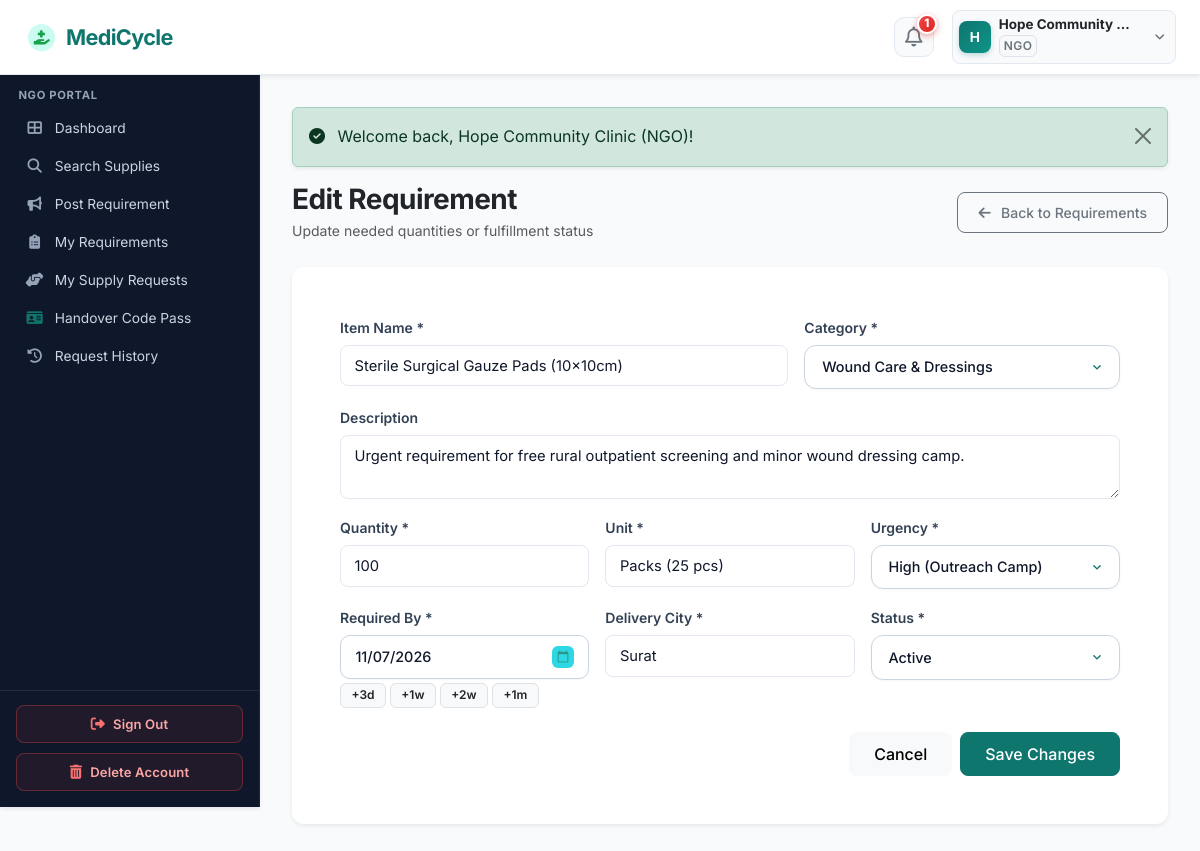
Screenshot of /ngo/edit-requirement.php?id=1 (signed in) with the database file from the repository.
### tables this page shows
CREATE TABLE `organizations` (
  `id` int(11) NOT NULL AUTO_INCREMENT,
  `user_id` int(11) NOT NULL,
  `organization_name` varchar(150) NOT NULL,
  `organization_type` varchar(100) NOT NULL,
  `license_number` varchar(100) DEFAULT NULL,
  `address` text NOT NULL,
  `city` varchar(100) NOT NULL,
  `state` varchar(100) NOT NULL,
  `pincode` varchar(20) NOT NULL,
  `verification_status` enum('pending','verified','rejected') DEFAULT 'pending',
  `verification_notes` text DEFAULT NULL,
  `created_at` timestamp NOT NULL DEFAULT current_timestamp(),
  `updated_at` timestamp NOT NULL DEFAULT current_timestamp() ON UPDATE current_timestamp(),
  PRIMARY KEY (`id`),
  KEY `fk_org_user` (`user_id`),
  KEY `idx_org_city` (`city`),
  KEY `idx_org_status` (`verification_status`),
  CONSTRAINT `fk_org_user` FOREIGN KEY (`user_id`) REFERENCES `users` (`id`) ON DELETE CASCADE
);

CREATE TABLE `users` (
  `id` int(11) NOT NULL AUTO_INCREMENT,
  `name` varchar(100) NOT NULL,
  `email` varchar(100) NOT NULL,
  `password` varchar(255) NOT NULL,
  `phone` varchar(20) NOT NULL,
  `role` enum('admin','supplier','ngo','delivery') NOT NULL,
  `email_verified` tinyint(1) DEFAULT 1,
  `status` enum('active','inactive','suspended','pending') DEFAULT 'active',
  `created_at` timestamp NOT NULL DEFAULT current_timestamp(),
  `updated_at` timestamp NOT NULL DEFAULT current_timestamp() ON UPDATE current_timestamp(),
  PRIMARY KEY (`id`),
  UNIQUE KEY `email` (`email`),
  KEY `idx_user_role` (`role`),
  KEY `idx_user_status` (`status`)
);

CREATE TABLE `requirements` (
  `id` int(11) NOT NULL AUTO_INCREMENT,
  `organization_id` int(11) NOT NULL,
  `category_id` int(11) NOT NULL,
  `supply_name` varchar(150) NOT NULL,
  `required_quantity` int(11) NOT NULL,
  `unit` varchar(50) NOT NULL DEFAULT 'Units',
  `urgency` enum('Low','Medium','High','Critical') DEFAULT 'Medium',
  `required_by` date NOT NULL,
  `city` varchar(100) NOT NULL,
  `description` text DEFAULT NULL,
  `status` enum('Active','Fulfilled','Cancelled') DEFAULT 'Active',
  `fulfilled_by_supplier_id` int(11) DEFAULT NULL,
  `handover_code` varchar(30) DEFAULT NULL,
  `fulfilled_at` datetime DEFAULT NULL,
  `created_at` timestamp NOT NULL DEFAULT current_timestamp(),
  `updated_at` timestamp NOT NULL DEFAULT current_timestamp() ON UPDATE current_timestamp(),
  PRIMARY KEY (`id`),
  KEY `fk_req_org` (`organization_id`),
  KEY `fk_req_category` (`category_id`),
  KEY `idx_req_status` (`status`),
  KEY `idx_req_urgency` (`urgency`),
  KEY `idx_req_city` (`city`),
  CONSTRAINT `fk_req_category` FOREIGN KEY (`category_id`) REFERENCES `categories` (`id`),
  CONSTRAINT `fk_req_org` FOREIGN KEY (`organization_id`) REFERENCES `users` (`id`) ON DELETE CASCADE
);

CREATE TABLE `categories` (
  `id` int(11) NOT NULL AUTO_INCREMENT,
  `category_name` varchar(100) NOT NULL,
  `description` text DEFAULT NULL,
  `icon` varchar(50) DEFAULT 'fa-box-medical',
  `status` enum('active','inactive') DEFAULT 'active',
  `created_at` timestamp NOT NULL DEFAULT current_timestamp(),
  PRIMARY KEY (`id`),
  UNIQUE KEY `category_name` (`category_name`)
);

### ngo/edit-requirement.php (the view, shortened to what the rows shown need)
<?php
require_once __DIR__ . '/../config/config.php';
require_role('ngo');
$userId = $_SESSION['user_id'];
$reqId = (int)($_GET['id'] ?? 0);
$stmt = $pdo->prepare("SELECT * FROM requirements WHERE id = ? AND organization_id = ? LIMIT 1");
$stmt->execute([$reqId, $userId]);
$requirement = $stmt->fetch();
$categories = $pdo->query("SELECT * FROM categories ORDER BY category_name ASC")->fetchAll();
$formData = [
    'supply_name' => $requirement['supply_name'],
    'category_id' => $requirement['category_id'],
    'required_quantity' => $requirement['required_quantity'],
    'unit' => $requirement['unit'],
    'urgency' => $requirement['urgency'],
    'required_by' => $requirement['required_by'],
    'city' => $requirement['city'],
    'description' => $requirement['description'],
    'status' => $requirement['status']
];
include __DIR__ . '/../includes/header.php';
include __DIR__ . '/../includes/navbar.php';
?>
<div class="app-container">
    <?php include __DIR__ . '/../includes/sidebar.php'; ?>
    <div class="app-content">
        <div class="card border-0 shadow-sm">
            <div class="card-body p-4 p-md-5">
                <form action="<?php echo BASE_URL; ?>/ngo/edit-requirement.php?id=<?php echo $reqId; ?>" method="POST" class="needs-validation" novalidate>
                    <div class="row g-3 mb-4">
                        <div class="col-md-7">
                            <label class="form-label small fw-semibold">Item Name *</label>
                            <input type="text" class="form-control" name="supply_name" value="<?php echo e($formData['supply_name']); ?>" required>
                        </div>
                        <div class="col-md-5">
                            <label class="form-label small fw-semibold">Category *</label>
                            <select class="form-select" name="category_id" required>
                                <?php foreach ($categories as $cat): ?>
                                    <option value="<?php echo $cat['id']; ?>" <?php echo $formData['category_id'] == $cat['id'] ? 'selected' : ''; ?>>
                                        <?php echo e($cat['category_name']); ?>
                                    </option>
                                <?php endforeach; ?>
                            </select>
                        </div>
                        <div class="col-12">
                            <label class="form-label small fw-semibold">Description</label>
                            <textarea class="form-control" name="description" rows="2"><?php echo e($formData['description']); ?></textarea>
                        </div>
                        <div class="col-md-4">
                            <label class="form-label small fw-semibold">Quantity *</label>
                            <input type="number" class="form-control" name="required_quantity" value="<?php echo e($formData['required_quantity']); ?>" min="1" required>
                        </div>
                        <div class="col-md-4">
                            <label class="form-label small fw-semibold">Unit *</label>
                            <input type="text" class="form-control" name="unit" value="<?php echo e($formData['unit']); ?>" required>
                        </div>
                        <div class="col-md-4">
                            <label class="form-label small fw-semibold">Urgency *</label>
                            <select class="form-select" name="urgency" required>
                                <option value="High" <?php echo $formData['urgency'] === 'High' ? 'selected' : ''; ?>>High (Outreach Camp)</option>
                            </select>
                        </div>
                        <div class="col-md-4">
                            <label class="form-label small fw-semibold">Required By *</label>
                            <input type="date" class="form-control" id="edit_required_by" name="required_by" value="<?php echo e($formData['required_by']); ?>" required>
                            <div class="d-flex flex-wrap gap-1 mt-1">
                                <span class="badge bg-light text-dark border cursor-pointer" role="button" onclick="setEditDays(3)">+3d</span>
                                <span class="badge bg-light text-dark border cursor-pointer" role="button" onclick="setEditDays(7)">+1w</span>
                                <span class="badge bg-light text-dark border cursor-pointer" role="button" onclick="setEditDays(14)">+2w</span>
                                <span class="badge bg-light text-dark border cursor-pointer" role="button" onclick="setEditDays(30)">+1m</span>
                            </div>
                        </div>
                        <div class="col-md-4">
                            <label class="form-label small fw-semibold">Delivery City *</label>
                            <input type="text" class="form-control" name="city" value="<?php echo e($formData['city']); ?>" required>
                        </div>
                        <div class="col-md-4">
                            <label class="form-label small fw-semibold">Status *</label>
                            <select class="form-select" name="status" required>
                                <option value="Active" <?php echo $formData['status'] === 'Active' ? 'selected' : ''; ?>>Active</option>
                            </select>
                        </div>
                    </div>
                </form>
            </div>
        </div>
    </div>
</div>
<?php include __DIR__ . '/../includes/footer.php'; ?>

### includes/navbar.php (shortened to what the rows shown need)
<?php
$currentUser = current_user();
$unreadNotifCount = 0;
if ($currentUser && isset($pdo)) {
    $unreadNotifCount = get_unread_notifications_count($pdo, $currentUser['id']);
}
$inPortal = (bool)preg_match('#/(supplier|ngo|delivery)/#i', $_SERVER['PHP_SELF'] ?? '');
?>
<nav class="navbar navbar-expand-lg navbar-medicycle sticky-top shadow-sm">
    <div class="container-fluid px-2 px-sm-3 px-lg-4 d-flex align-items-center justify-content-between">
        <?php if ($inPortal): ?>
            <div class="d-flex align-items-center gap-1 gap-sm-2 gap-md-3">
                <div class="dropdown position-relative">
                    <button type="button" class="btn notif-icon-btn position-relative" id="notifDropdown" aria-expanded="false" title="Notifications" onclick="togglePortalDropdown('notifDropdownMenu', event)">
                        <i class="far fa-bell fs-5 text-secondary"></i>
                        <?php if ($unreadNotifCount > 0): ?>
                            <span class="notif-pulse-badge">
                                <?php echo $unreadNotifCount; ?>
                            </span>
                        <?php endif; ?>
                    </button>
                </div>
                <?php
                $displayName = $currentUser['name'] ?? ($_SESSION['user_name'] ?? 'User');
                $displayRole = $currentUser['role'] ?? ($_SESSION['role'] ?? '');
                ?>
                <div class="dropdown position-relative">
                    <button type="button" class="btn user-profile-capsule d-flex align-items-center gap-1 gap-sm-2 text-dark shadow-2xs" id="userDropdown" aria-expanded="false" onclick="togglePortalDropdown('userDropdownMenu', event)">
                        <div class="user-avatar-circle">
                            <?php echo strtoupper(substr($displayName, 0, 1)); ?>
                        </div>
                        <div class="text-start pe-1 user-profile-info">
                            <span class="d-block fw-bold text-dark leading-tight user-profile-name"><?php echo e($displayName); ?></span>
                            <?php if ($displayRole): ?>
                                <span class="badge text-uppercase text-secondary bg-light border p-1 user-profile-role d-none d-sm-inline-block"><?php echo strtoupper(e($displayRole)); ?></span>
                            <?php endif; ?>
                        </div>
                        <i class="fas fa-chevron-down text-muted small ms-1" style="font-size:0.62rem;"></i>
                    </button>
                </div>
            </div>
        <?php endif; ?>
    </div>
</nav>

### includes/sidebar.php (shortened to what the rows shown need)
<?php
$currentUser = current_user();
$currentScript = basename($_SERVER['PHP_SELF']);
if (!function_exists('is_active_link')) {
    function is_active_link($script, $dir = null) {
        global $currentScript, $currentDir;
        return ($currentScript === $script) ? 'active' : '';
    }
}
$userRole = $currentUser['role'] ?? ($_SESSION['role'] ?? '');
?>
<aside class="app-sidebar shadow-sm">
    <div class="sidebar-heading">
        <?php echo strtoupper(e($userRole)); ?> PORTAL
    </div>
    <ul class="nav flex-column mb-auto">
        <?php if ($userRole === 'supplier'): ?>
            <li class="nav-item">
                <a class="nav-link <?php echo is_active_link('dashboard.php', 'supplier'); ?>" href="<?php echo BASE_URL; ?>/supplier/dashboard.php">
                    <i class="fas fa-th-large"></i> Dashboard
                </a>
            </li>
            <li class="nav-item">
                <a class="nav-link <?php echo is_active_link('add-supply.php', 'supplier'); ?>" href="<?php echo BASE_URL; ?>/supplier/add-supply.php">
                    <i class="fas fa-plus-circle"></i> Medical Items
                </a>
            </li>
            <li class="nav-item">
                <a class="nav-link <?php echo is_active_link('inventory.php', 'supplier'); ?>" href="<?php echo BASE_URL; ?>/supplier/inventory.php">
                    <i class="fas fa-boxes-stacked"></i> Medical Supply
                </a>
            </li>
            <li class="nav-item">
                <a class="nav-link <?php echo is_active_link('requests.php', 'supplier'); ?>" href="<?php echo BASE_URL; ?>/supplier/requests.php">
                    <i class="fas fa-inbox"></i> Incoming Requests
                </a>
            </li>
            <li class="nav-item">
                <a class="nav-link <?php echo is_active_link('verify-handover.php', 'supplier'); ?>" href="<?php echo BASE_URL; ?>/supplier/verify-handover.php">
                    <i class="fas fa-qrcode text-warning"></i> Verify Handover
                </a>
            </li>
            <li class="nav-item">
                <a class="nav-link <?php echo is_active_link('history.php', 'supplier'); ?>" href="<?php echo BASE_URL; ?>/supplier/history.php">
                    <i class="fas fa-history"></i> Transfer History
                </a>
            </li>
        <?php elseif ($userRole === 'ngo'): ?>
            <li class="nav-item">
            </li>
            <li class="nav-item">
            </li>
            <li class="nav-item">
            </li>
            <li class="nav-item">
            </li>
            <li class="nav-item">
            </li>
            <li class="nav-item">
            </li>
            <li class="nav-item">
            </li>
        <?php endif; ?>
    </ul>
    <div class="sidebar-footer mt-auto d-none d-lg-flex">
        <button type="button" class="btn-sidebar-signout" onclick="openSignOutModal(event)">
        </button>
        <button type="button" class="btn-sidebar-delete" data-bs-toggle="modal" data-bs-target="#deleteAccountModal">
        </button>
    </div>
</aside>

### rows the page displays
organizations: user.name "H", user.name "Hope Community…", user.role "NGO"
requirements: supply_name "Sterile Surgical Gauze Pads (10x10cm)", category_id "Wound Care & Dressings", description "Urgent requirement for free rural outpatient screening and minor wound dressing camp.", required_quantity "100", unit "Packs (25 pcs)", urgency "High (Outreach Camp)", required_by "11/07/2026", city "Surat", status "Active"

### other values shown
$unreadNotifCount "1"
$message "Welcome back, Hope Community Clinic (NGO)!"
